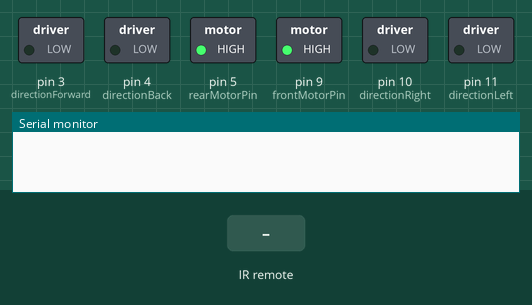
Bench run of a sketch on a simulated Arduino Uno, built with avr-gcc and run on an emulated ATmega328P. Shown: switched loads named in the sketch (green lamp = pin HIGH), the last lines printed to the serial monitor. Inputs (shaded band) come from the test bench.

Above: at 1.2 s.
1.3 s: infrared code 0x18 received
At 1.7 s:
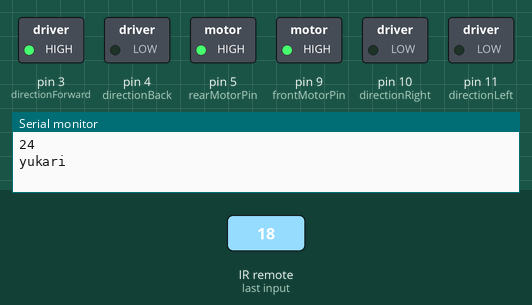
3.3 s: infrared code 0x5A received
At 4.5 s:
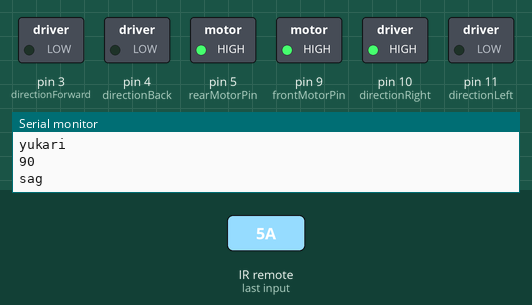
4.8 s: infrared code 0x52 received
At 5.2 s:
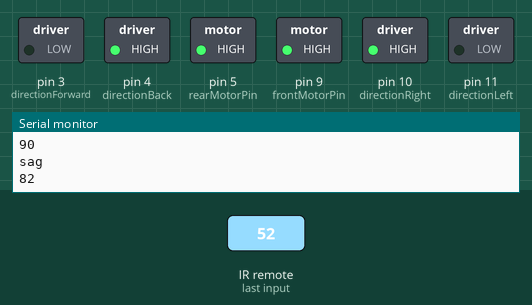
6.8 s: infrared code 0x8 received
At 7.2 s:
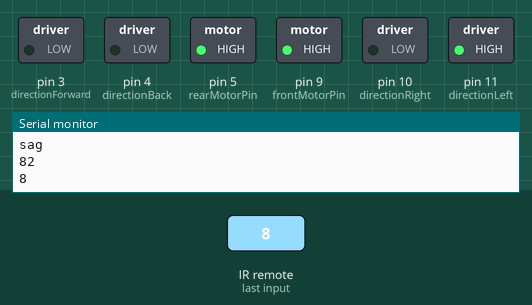
8.3 s: infrared code 0x18 received
At 8.7 s:
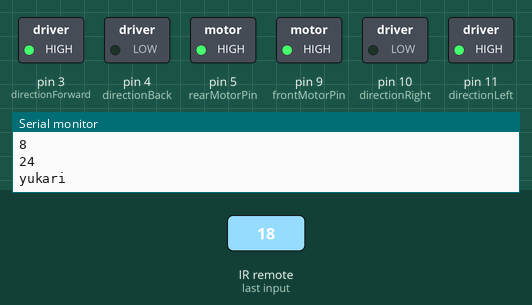
10.3 s: infrared code 0x1C received
At 11.1 s:
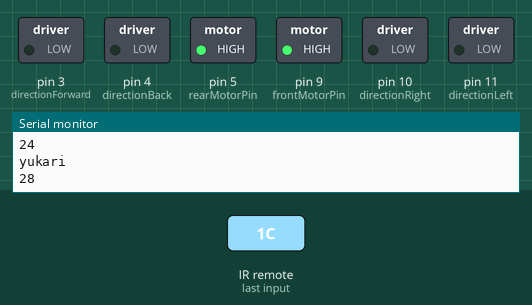
Timing chart, 0 to 12.8 s (numbered marks = the images above; inputs shaded):
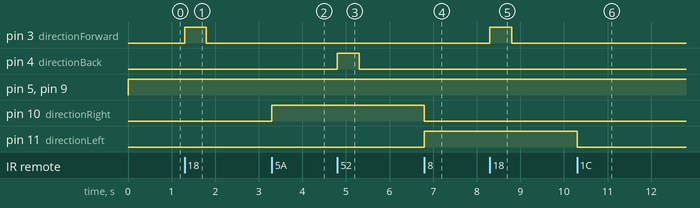

The sketch:

ir_printing_hex_codes.ino
```cpp
#include <IRremote.hpp>
#define IR_RECEIVE_PIN 7

int rearMotorPin = 5;
int directionBack = 4;
int directionForward = 3;
int motorSpeed = 255;

int frontMotorPin = 9;
int directionRight = 10;
int directionLeft = 11;


void setup()
{
  Serial.begin(9600);
  IrReceiver.begin(IR_RECEIVE_PIN, ENABLE_LED_FEEDBACK); // Start the receiver
  pinMode(rearMotorPin, OUTPUT);
  pinMode(directionBack, OUTPUT);
  pinMode(directionForward, OUTPUT);
  pinMode(frontMotorPin, OUTPUT);
  pinMode(directionLeft, OUTPUT);
  pinMode(directionRight, OUTPUT);
}

void loop() {
  analogWrite(rearMotorPin, motorSpeed);
  analogWrite(frontMotorPin, motorSpeed);
  if (IrReceiver.decode()) {
      // Serial.println(IrReceiver.decodedIRData.decodedRawData, HEX); // Print "old" raw data
      // IrReceiver.printIRResultShort(&Serial); // Print complete received data in one line
      IrReceiver.printIRSendUsage(&Serial);   // Print the statement required to send this data
      Serial.println(IrReceiver.decodedIRData.command);
      if (IrReceiver.decodedIRData.command == 24){
        Serial.println("yukari");
        digitalWrite(directionBack, LOW);
        digitalWrite(directionForward, HIGH);
        delay(500);
        digitalWrite(directionForward, LOW);
      }
      else if (IrReceiver.decodedIRData.command == 82){
        digitalWrite(directionBack, HIGH);
        digitalWrite(directionForward, LOW);
        delay(500);
        digitalWrite(directionBack, LOW);
      }
      else if (IrReceiver.decodedIRData.command == 90){
        Serial.println("sag");
        digitalWrite(directionLeft, LOW);
        digitalWrite(directionRight, HIGH);
      }
      else if (IrReceiver.decodedIRData.command == 8){
        digitalWrite(directionLeft, HIGH);
        digitalWrite(directionRight, LOW);
      }
      else if (IrReceiver.decodedIRData.command == 28){
        digitalWrite(directionLeft, LOW);
        digitalWrite(directionRight, LOW);
      }
      IrReceiver.resume(); // Enable receiving of the next value
  }
}
```

Measured:
- after the input at 1.3 s, pin 3 (directionForward): LOW → HIGH at once, → LOW 0.50 s later
- after the input at 3.3 s, pin 10 (directionRight): LOW → HIGH at once
- after the input at 4.8 s, pin 4 (directionBack): LOW → HIGH at once, → LOW 0.50 s later
- after the input at 6.8 s, pin 10 (directionRight): HIGH → LOW at once; pin 11 (directionLeft): LOW → HIGH at once
- after the input at 8.3 s, pin 3 (directionForward): LOW → HIGH at once, → LOW 0.50 s later
- after the input at 10.3 s, pin 11 (directionLeft): HIGH → LOW at once
